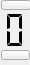
          <widget class="QFrame" name="verticalFrame">
           <property name="sizePolicy">
            <sizepolicy hsizetype="Preferred" vsizetype="Preferred">
             <horstretch>0</horstretch>
             <verstretch>0</verstretch>
            </sizepolicy>
           </property>
           <property name="minimumSize">
            <size>
             <width>30</width>
             <height>65</height>
            </size>
           </property>
           <property name="maximumSize">
            <size>
             <width>30</width>
             <height>65</height>
            </size>
           </property>
           <widget class="QPushButton" name="nixie1Up">
            <property name="geometry">
             <rect>
              <x>1</x>
              <y>0</y>
              <width>30</width>
              <height>10</height>
             </rect>
            </property>
            <property name="sizePolicy">
             <sizepolicy hsizetype="Preferred" vsizetype="Preferred">
              <horstretch>0</horstretch>
              <verstretch>0</verstretch>
             </sizepolicy>
            </property>
            <property name="minimumSize">
             <size>
              <width>29</width>
              <height>0</height>
             </size>
            </property>
            <property name="maximumSize">
             <size>
              <width>16777215</width>
              <height>10</height>
             </size>
            </property>
            <property name="cursor">
             <cursorShape>SizeVerCursor</cursorShape>
            </property>
            <property name="autoFillBackground">
             <bool>false</bool>
            </property>
            <property name="autoRepeat">
             <bool>true</bool>
            </property>
           </widget>
           <widget class="QLCDNumber" name="nixie1">
            <property name="enabled">
             <bool>true</bool>
            </property>
            <property name="geometry">
             <rect>
              <x>1</x>
              <y>10</y>
              <width>29</width>
              <height>40</height>
             </rect>
            </property>
            <property name="sizePolicy">
             <sizepolicy hsizetype="Preferred" vsizetype="Preferred">
              <horstretch>0</horstretch>
              <verstretch>0</verstretch>
             </sizepolicy>
            </property>
            <property name="minimumSize">
             <size>
              <width>29</width>
              <height>40</height>
             </size>
            </property>
            <property name="baseSize">
             <size>
              <width>0</width>
              <height>0</height>
             </size>
            </property>
            <property name="frameShape">
             <enum>QFrame::NoFrame</enum>
            </property>
            <property name="digitCount">
             <number>1</number>
            </property>
            <property name="segmentStyle">
             <enum>QLCDNumber::Flat</enum>
            </property>
           </widget>
           <widget class="QPushButton" name="nixie1Down">
            <property name="geometry">
             <rect>
              <x>1</x>
              <y>50</y>
              <width>29</width>
              <height>10</height>
             </rect>
            </property>
            <property name="sizePolicy">
             <sizepolicy hsizetype="Preferred" vsizetype="Preferred">
              <horstretch>0</horstretch>
              <verstretch>0</verstretch>
             </sizepolicy>
            </property>
            <property name="minimumSize">
             <size>
              <width>29</width>
              <height>0</height>
             </size>
            </property>
            <property name="maximumSize">
             <size>
              <width>16777215</width>
              <height>10</height>
             </size>
            </property>
            <property name="cursor">
             <cursorShape>SizeVerCursor</cursorShape>
            </property>
            <property name="autoFillBackground">
             <bool>false</bool>
            </property>
            <property name="autoRepeat">
             <bool>true</bool>
            </property>
           </widget>
          </widget>
